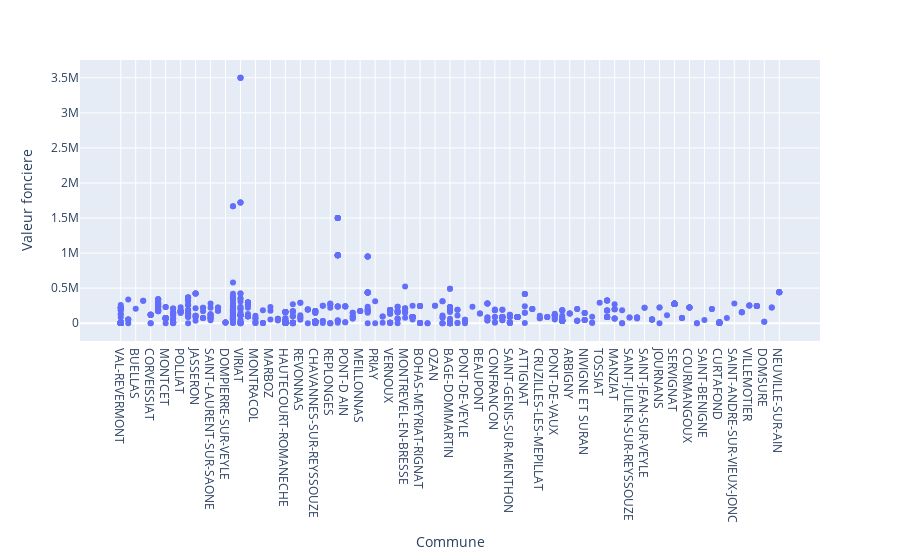

This figure's notebook cell:
### Code cell
fig = px.scatter(df_scatter, x='Commune', y="Valeur fonciere")
fig.show()

### Figure 1 — Plotly figure (JSON) as saved in the notebook; plotly's stock layout.template omitted (floating-point values rounded to 4 significant figures; data arrays with more than 128 entries replaced by an {"elided": "..."} marker saying what was removed)
{"data": [{"hovertemplate": "Commune=%{x}<br>Valeur fonciere=%{y}<extra></extra>", "legendgroup": "", "marker": {"color": "#636efa", "symbol": "circle"}, "mode": "markers", "name": "", "orientation": "v", "showlegend": false, "type": "scatter", "x": {"elided": "1000 str values"}, "xaxis": "x", "y": {"elided": "1000 float values"}, "yaxis": "y"}], "layout": {"legend": {"tracegroupgap": 0}, "margin": {"t": 60}, "xaxis": {"anchor": "y", "domain": [0, 1], "title": {"text": "Commune"}}, "yaxis": {"anchor": "x", "domain": [0, 1], "title": {"text": "Valeur fonciere"}}}}
